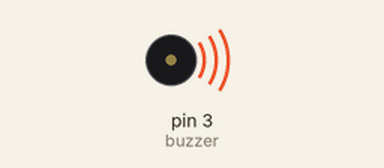
This sketch was run on a simulated Arduino Uno, built with avr-gcc and run on an emulated ATmega328P. On the bench: buzzer (waves = sounding).

Above: at 0.5 s.
Timing chart, 0 to 4.6 s (numbered marks = the images above):
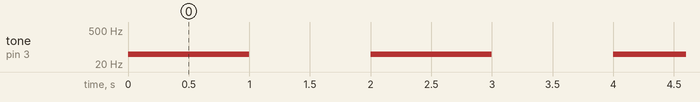

The sketch:

buzzer.ino
```cpp
int buzzer = 3;
void setup()  {
  // declare pin 9 to be an output:
  pinMode(3, OUTPUT);
}

void loop()  {


  tone(buzzer, 50); // Send 1KHz sound signal...
  delay(1000);        // ...for 1 sec
  noTone(buzzer);     // Stop sound...
  delay(1000);        // ...for 1sec

}

void beep(unsigned char delayms){
  analogWrite(3, 3);      // Almost any value can be used except 0 and 255
                           // experiment to get the best tone
  delay(delayms);          // wait for a delayms ms
  analogWrite(3, 0);       // 0 turns it off
  delay(delayms);          // wait for a delayms ms
}
```

Measured:
- by itself, tone on pin 3 (buzzer): alternates 50 Hz for 1.0 s and silent for 1.0 s
